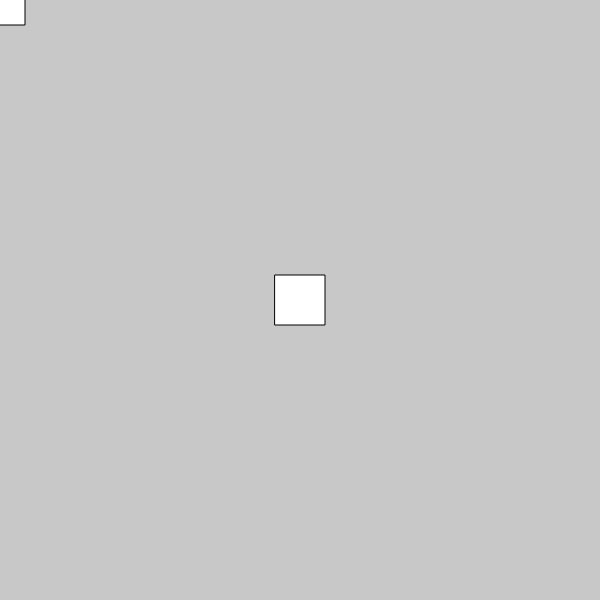
Frame 1 (no input)
Frame 60 (no input): identical to frame 1, image omitted
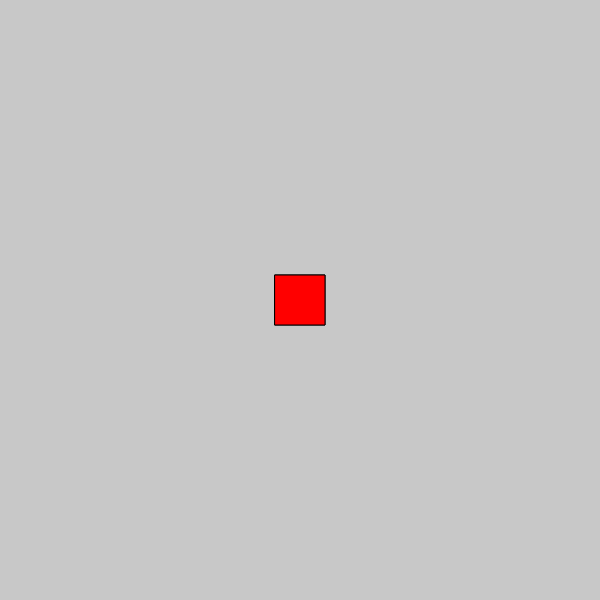
Frame 120 (the mouse pressed at the canvas centre since frame 60)

The p5.js sketch that drew these frames (run headless with seeded random() and noise() and a simulated clock; from frame 60 on, the mouse is pressed at the canvas centre):

// p5.js sketch
// ── sketch.js
let red;
function setup() {
  red=color(255,0,0,255);
  createCanvas(600,600);
  background(200);
  rectMode(CENTER);
}

let rx=300,ry=300,rwh=50;
let collision = false;
function draw() {
  background(200);
  fill(255);
  rect(rx,ry,rwh,rwh);
  checkCollision(mouseX,mouseY,rwh,rx,ry,rwh);
  if(collision) fill(red);
  rect(mouseX,mouseY,rwh,rwh);
}

function checkCollision(bx,by,bwh,ax,ay,awh) {
                    //  r1x,r1y,r1wh,r2x,r2y,r2wh
  if((bx+(bwh/2)>=ax-(awh/2) && bx+(bwh/2)<=(ax+awh/2)||(bx-(bwh/2)>=ax-(awh/2)) && bx-(bwh/2)<=(ax+awh/2)) && ( (by+(bwh/2)>=ay-(awh/2) && by+(bwh/2)<=ay+(awh/2))||(by-(bwh/2)>=ay-(awh/2) && by-(bwh/2)<=ay+(awh/2)) ) ){ // case 1
    collision = true;
  }else{
    collision=false;
  }
}
